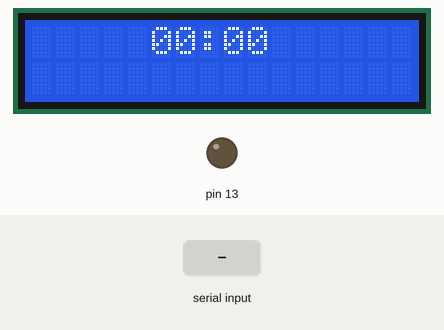
The sketch below on a simulated Arduino Uno, built with avr-gcc and run on an emulated ATmega328P. Parts: 16×2 character LCD, output pins drawn as LEDs (lit = HIGH). Inputs (shaded band) come from the test bench. What the sketch prints to the serial monitor is not drawn.

Above: at 1.2 s.
1.3 s: "90,45\n" received over Serial
At 4.0 s:
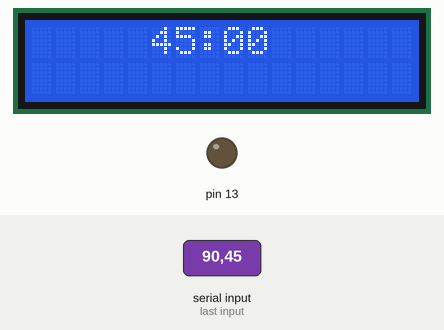
4.3 s: "30,150\n" received over Serial
At 6.2 s:
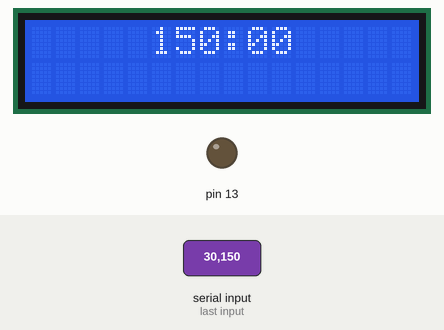
Timing chart, 0 to 7.7 s (numbered marks = the images above; inputs shaded):
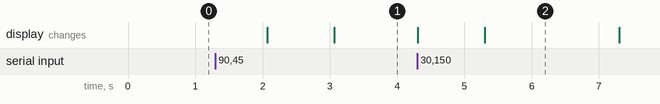

The sketch:

relogio.ino
```cpp
#include <LiquidCrystal.h>

LiquidCrystal lcd(12, 11, 5, 4, 3, 2);

void setup() {
  lcd.begin(16, 2); // número de colunas e linhas
  Serial.begin(9600);
  pinMode(13, OUTPUT);
}

String stringAuxiliar; // texto escrito no display
byte hora=0, minuto=0, seg=0, horaAlarme=0, minAlarme=10;

void loop() {

  if(hora==horaAlarme && minuto==minAlarme){
   tone(13, 200, 100);
  }

  //Caso um número seja digitado na porta serial,
  //ele será atribuído a hora
  if (Serial.available()){
   hora = Serial.parseInt();
   Serial.println(hora);
  }

  lcd.setCursor(5, 0);
  stringAuxiliar = String(hora);
  if (hora<10){
  	stringAuxiliar = String("0"+stringAuxiliar);
  }
  lcd.print(stringAuxiliar);

  lcd.print(":");
  stringAuxiliar = String(minuto);
  if (minuto<10){
  	stringAuxiliar = String("0"+stringAuxiliar);
  }
  lcd.print(stringAuxiliar);
  delay(1000); // aguarda 1 segundos

  //Algoritmo para contar o tempo:
  seg++;
  if (seg>59){
  	minuto++;
    seg=0;
  }
  if (minuto>59){
  	hora++;
    minuto=0;
  }
  if(hora>23){
    hora=0;
  }


}
 
```

Measured:
- after the input at 1.3 s, the display: first changes after 0.77 s (image 1 shows a later state)
- after the input at 4.3 s, the display: first changes at once (image 2 shows a later state)
